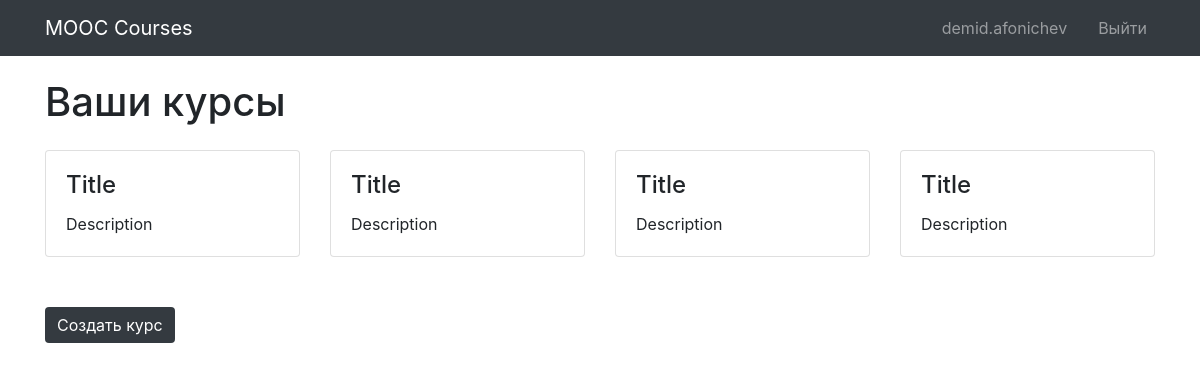
Before: /accounts/profile/ (signed in) with the older database file.
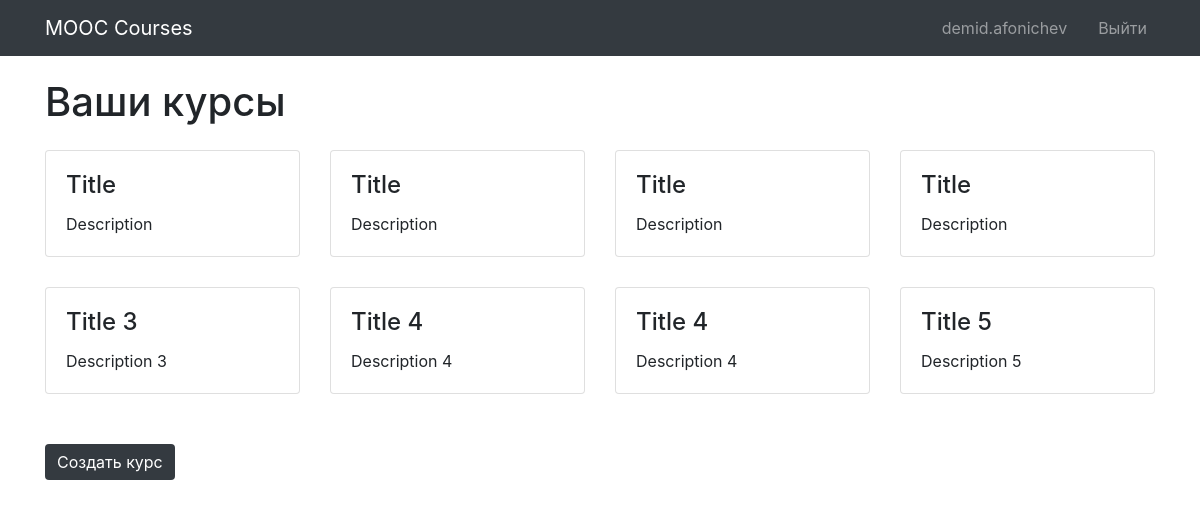
After: the same page with the newer database file.
### courses/models.py (models this page shows, shortened)
class Course(models.Model):
    author = models.ForeignKey(
        User,
        null=True,
        on_delete=models.CASCADE
    )
    title = models.CharField(
        max_length=100,
        blank=True,
        null=True,
        help_text=_("Course title")
    )
    description = models.TextField(
        max_length=1000,
        blank=True,
        null=True,
        help_text=_("Course description")
    )
    audio = models.FileField(
        upload_to=MEDIA_ROOT,
        null=True,
        help_text=_("Audio file")
    )

### accounts/views.py (the view)
# urls.py: path(r"profile/", views.profile, name="profile")
def profile(request):
    courses = []
    for course in Course.objects.filter(author=User.objects.get(username=request.user.username)):
        cover = Slide.objects.get(course=course, number=0)
        courses.append({"id": course.id,
                        "title": course.title,
                        "description": course.description,
                        "cover": cover.image})
    return render(request, "accounts/profile.html", {"courses": courses})

### templates/accounts/profile.html (shortened to what this page needs)
{% extends "base.html" %}
{% block content %}
    <div class="container">
        <h1 class="my-4">Ваши курсы</h1>
        <div class="row">
            {% for course in courses %}
                <div class="col-lg-3 col-md-4 col-sm-6 portfolio-item">
                    <div class="card h-100">
                        <div class="card-body">
                            <h4 class="card-title">{{ course.title }}</h4>
                            <p class="card-text">{{ course.description }}</p>
                        </div>
                    </div>
                </div>
            {% endfor %}
        </div>
        <a href="{% url "create_course" %}">
            <button class="btn btn-dark">Создать курс</button>
        </a>
    </div>
{% endblock %}

### templates/base.html (shortened to what this page needs)
{% load static %}
<!DOCTYPE html>
<html lang="ru">
<head>
    <link rel="stylesheet" href="https://maxcdn.bootstrapcdn.com/bootstrap/4.0.0/css/bootstrap.css">
    <link rel="stylesheet" href="{% static "css/audio-player.css" %}">
    <link rel="stylesheet" href="{% static "css/styles.css" %}">
</head>
<body>
<nav class="navbar navbar-expand-lg navbar-dark bg-dark fixed-top">
    <div class="container">
        <a class="navbar-brand" href="{% url "courses_catalog" %}">MOOC Courses</a>
        {% if user.is_authenticated %}
            <div class="form-inline">
                <div class="navbar-nav username">
                    <a class="nav-link" href="{% url "profile" %}">{{ user.username }}</a>
                </div>
                <div class="navbar-nav">
                    <a class="nav-link" href="{% url "logout" %}">Выйти</a>
                </div>
            </div>
        {% endif %}
    </div>
</nav>
{% block content %}
{% endblock %}
</body>
</html>

### static/css/styles.css (style rules this page uses)
body { padding-top: 54px; padding-bottom: 54px; }
.btn { margin-top: 20px; }
.portfolio-item { margin-bottom: 30px; }
.btn-dark, .btn-dark:hover, .btn-dark:active, .btn-dark:focus { background-color: #343a40; border: 0; }
.nav-link, .nav-link:hover, .nav-link:active, .nav-link:focus { color: #ffffff; }
.username { margin-right: 15px; }

Changed rows visible on the page:
added Course: title "Title 3", description "Description 3"
added Course: title "Title 4", description "Description 4"
added Course: title "Title 4", description "Description 4"
added Course: title "Title 5", description "Description 5"
